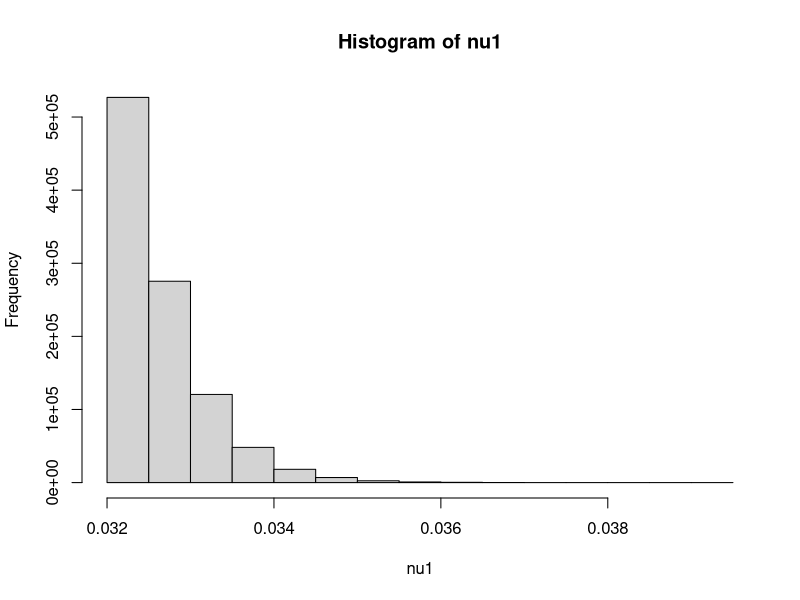
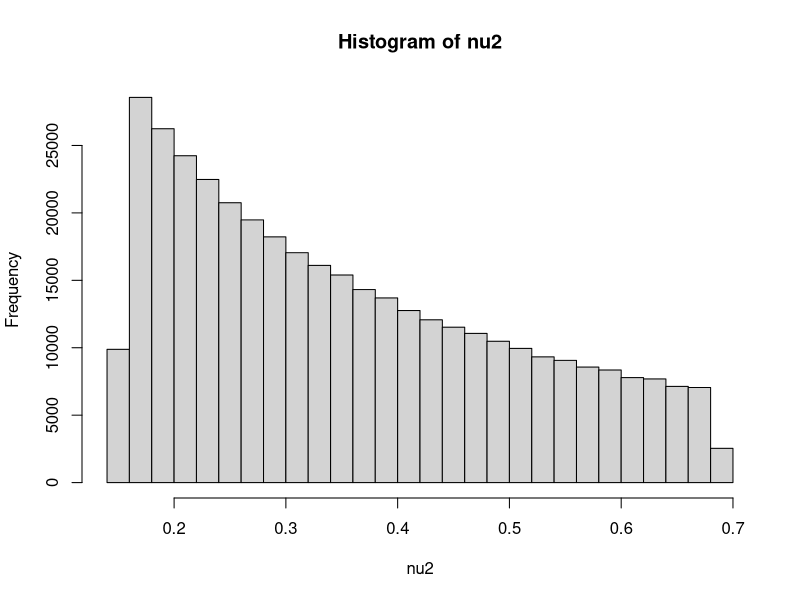
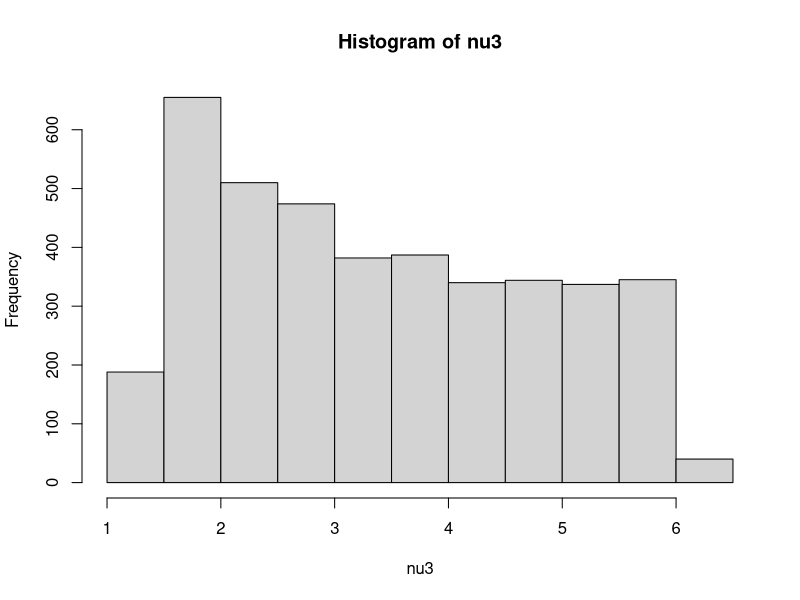
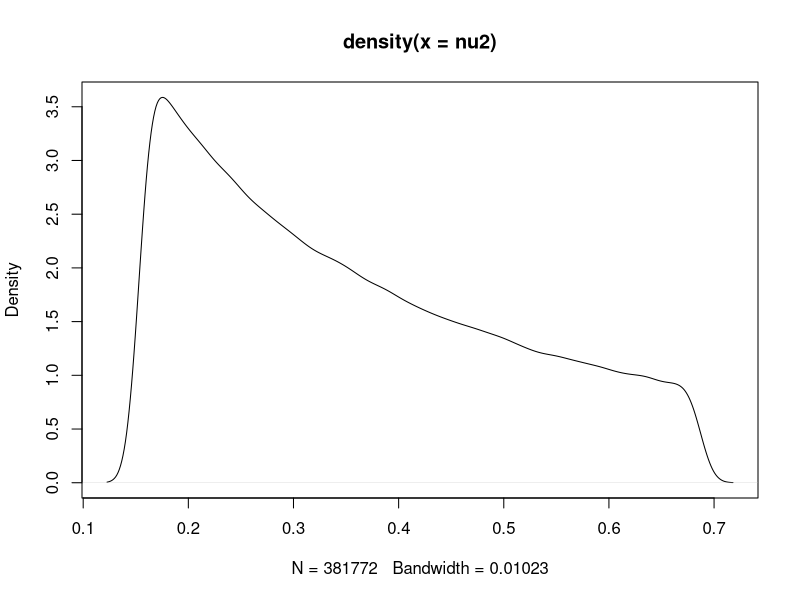

Reproduce these figures in R, in order.
#######################
###### PROBLEM 2 ######

# STATUS: Need to test each g(x), but main procedure is clear
# ************************************************************
# Need to review how h(x), f(x), and g(x) go together

# If estimating mu = Int(h(x) * f(x) dx), we use
# mu = Int(h(x) * (f(x)/g(x)) * g(x) dx), where
# g is a PDF such that g(x) > 0 whenever f(x) > 0

# In general
# f(x) <-
# h(x) <- indicator function

# Either sample conditionally in the given int. range 
# OR change all samples out of the given int. range to be 0


# So we sample from g(x) and place the resulting samples in
# the expression h(x)*f(x)/g(x)

# For nu <- 0.1

# g(x) <- N(1.5, 0.1^2)


IS2 <- function(n, nu)
{
    g.x = rnorm(n, 1.5, nu^2) # Sample from g(x)
    for(i in 1:n)
    {
        # If any values lie outside the integral range...
        # Set as NA for future removal
        if(g.x[i] > 2 | g.x[i] < 1)
        {
            g.x[i] = NA
        }
    }
    g.x = g.x[!is.na(g.x)] # Removes values outside the int. range
    
    # This is h(x)*f(x)/g(x) - plug in values from g.x
    out = nu*exp(((g.x-1.5)^2)/(2*nu^2) - ((g.x^2)/2))
    out
}

nu1 = IS2(1e6, 0.1)
nu2 = IS2(1e6, 1)
nu3 = IS2(1e6, 10)


hist(nu1)
hist(nu2)
hist(nu3)

plot(density(nu2))
# Our goal should be ~ 0.136, but we're not seeing that yet...
